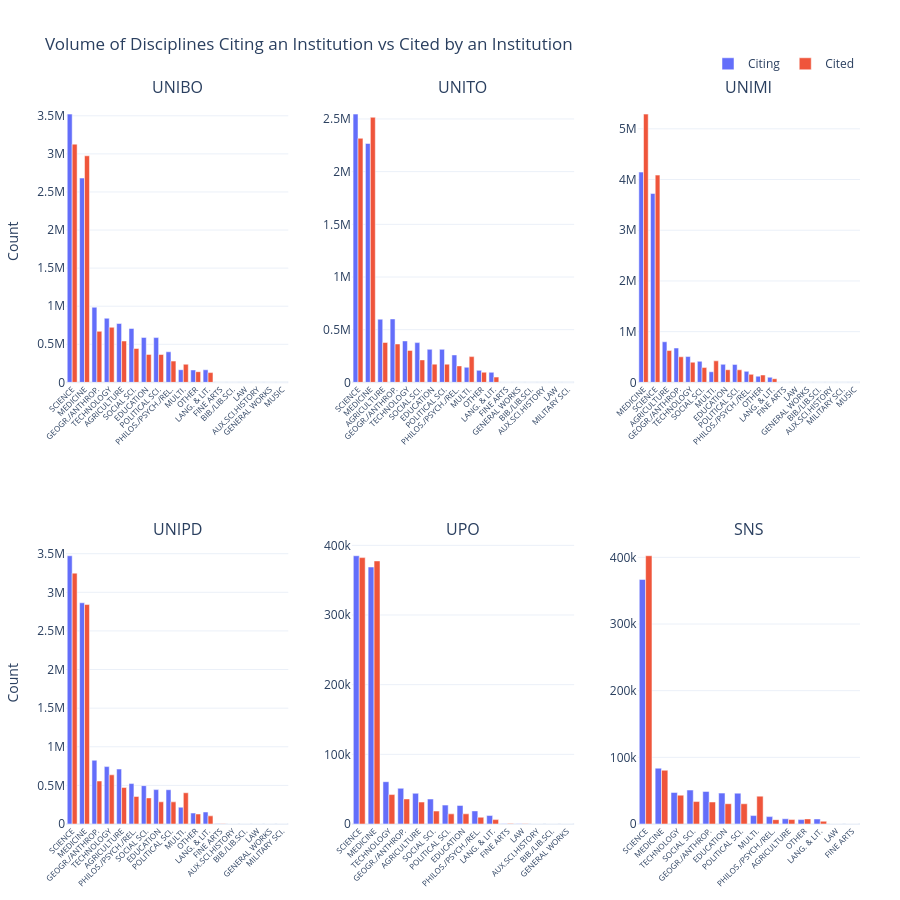

Notebook code for this chart:
### Markdown cell above
### Grouped Bar Chart

The same data as the Butterfly Chart, displayed as grouped vertical bars. This view makes it easier to compare absolute counts between Citing (blue) and Cited (red) for each discipline within a single institution.

### Code cell
import plotly.graph_objects as go
from plotly.subplots import make_subplots

ROWS, COLS = 2, 3

fig = make_subplots(
    rows=ROWS, cols=COLS,
    subplot_titles=INSTITUTIONS,
    horizontal_spacing=0.08,
    vertical_spacing=0.22,
)

show_legend = True

for idx, inst in enumerate(INSTITUTIONS):
    row = idx // COLS + 1
    col = idx % COLS  + 1

    if inst_col is None or inst not in df_prof[inst_col].values:
        fig.add_trace(go.Bar(x=[], y=[], showlegend=False), row=row, col=col)
        fig.add_annotation(
            text="No data",
            xref=f"x{idx + 1} domain", yref=f"y{idx + 1} domain",
            x=0.5, y=0.5, showarrow=False,
            font=dict(size=14, color="gray"),
        )
        continue

    subset = df_prof[df_prof[inst_col] == inst]
    agg = (
        subset.groupby(discipline_col)[[citing_col, cited_col]]
        .sum().reset_index()
    )
    agg["total"]      = agg[citing_col] + agg[cited_col]
    agg               = agg.sort_values("total", ascending=False).reset_index(drop=True)
    agg["disc_label"] = agg[discipline_col].map(lambda x: DISC_SHORT.get(x, x))

    fig.add_trace(go.Bar(
        x=agg["disc_label"], y=agg[citing_col],
        name="Citing", legendgroup="citing",
        showlegend=show_legend, marker_color=COLORS["citing"],
        hovertemplate="%{x}<br>Citing: %{y:,}<extra></extra>",
    ), row=row, col=col)

    fig.add_trace(go.Bar(
        x=agg["disc_label"], y=agg[cited_col],
        name="Cited", legendgroup="cited",
        showlegend=show_legend, marker_color=COLORS["cited"],
        hovertemplate="%{x}<br>Cited: %{y:,}<extra></extra>",
    ), row=row, col=col)

    show_legend = False

    fig.update_xaxes(tickangle=-45, tickfont=dict(size=8), row=row, col=col)
    fig.update_yaxes(title_text="Count" if col == 1 else "", row=row, col=col)

fig.update_layout(
    title_text="Volume of Disciplines Citing an Institution vs Cited by an Institution",
    barmode="group",
    height=900,
    legend=dict(orientation="h", yanchor="bottom", y=1.03, xanchor="right", x=1),
    margin=dict(l=60, r=40, t=100, b=40),
    template="plotly_white",
)
fig.show()

### Figure 1 — Plotly figure (JSON) as saved in the notebook; plotly's stock layout.template omitted (floating-point values rounded to 4 significant figures)
{"data": [{"hovertemplate": "%{x}<br>Citing: %{y:,}<extra></extra>", "legendgroup": "citing", "marker": {"color": "#636EFA"}, "name": "Citing", "showlegend": true, "type": "bar", "x": ["SCIENCE", "MEDICINE", "GEOGR./ANTHROP.", "TECHNOLOGY", "AGRICULTURE", "SOCIAL SCI.", "EDUCATION", "POLITICAL SCI.", "PHILOS./PSYCH./REL.", "MULTI.", "OTHER", "LANG. & LIT.", "FINE ARTS", "BIB./LIB.SCI.", "LAW", "AUX.SCI.HISTORY", "GENERAL WORKS", "MUSIC"], "xaxis": "x", "y": [3522137, 2682452, 986353, 841920, 772599, 707527, 589718, 588148, 401405, 166069, 162863, 165089, 2006, 814, 147, 422, 187, 117], "yaxis": "y"}, {"hovertemplate": "%{x}<br>Cited: %{y:,}<extra></extra>", "legendgroup": "cited", "marker": {"color": "#EF553B"}, "name": "Cited", "showlegend": true, "type": "bar", "x": ["SCIENCE", "MEDICINE", "GEOGR./ANTHROP.", "TECHNOLOGY", "AGRICULTURE", "SOCIAL SCI.", "EDUCATION", "POLITICAL SCI.", "PHILOS./PSYCH./REL.", "MULTI.", "OTHER", "LANG. & LIT.", "FINE ARTS", "BIB./LIB.SCI.", "LAW", "AUX.SCI.HISTORY", "GENERAL WORKS", "MUSIC"], "xaxis": "x", "y": [3127821, 2974703, 670033, 723158, 543070, 444638, 366814, 365700, 279119, 238055, 139925, 128296, 2194, 800, 657, 131, 121, 4], "yaxis": "y"}, {"hovertemplate": "%{x}<br>Citing: %{y:,}<extra></extra>", "legendgroup": "citing", "marker": {"color": "#636EFA"}, "name": "Citing", "showlegend": false, "type": "bar", "x": ["SCIENCE", "MEDICINE", "AGRICULTURE", "GEOGR./ANTHROP.", "TECHNOLOGY", "SOCIAL SCI.", "EDUCATION", "POLITICAL SCI.", "PHILOS./PSYCH./REL.", "MULTI.", "OTHER", "LANG. & LIT.", "FINE ARTS", "GENERAL WORKS", "BIB./LIB.SCI.", "AUX.SCI.HISTORY", "LAW", "MILITARY SCI."], "xaxis": "x2", "y": [2545958, 2267258, 599622, 601883, 392993, 377350, 313754, 313289, 260313, 143256, 113800, 95245, 1500, 491, 501, 325, 99, 73], "yaxis": "y2"}, {"hovertemplate": "%{x}<br>Cited: %{y:,}<extra></extra>", "legendgroup": "cited", "marker": {"color": "#EF553B"}, "name": "Cited", "showlegend": false, "type": "bar", "x": ["SCIENCE", "MEDICINE", "AGRICULTURE", "GEOGR./ANTHROP.", "TECHNOLOGY", "SOCIAL SCI.", "EDUCATION", "POLITICAL SCI.", "PHILOS./PSYCH./REL.", "MULTI.", "OTHER", "LANG. & LIT.", "FINE ARTS", "GENERAL WORKS", "BIB./LIB.SCI.", "AUX.SCI.HISTORY", "LAW", "MILITARY SCI."], "xaxis": "x2", "y": [2316321, 2515830, 378426, 364318, 303482, 213205, 173007, 172544, 156212, 244444, 96144, 49867, 2092, 369, 305, 106, 169, 22], "yaxis": "y2"}, {"hovertemplate": "%{x}<br>Citing: %{y:,}<extra></extra>", "legendgroup": "citing", "marker": {"color": "#636EFA"}, "name": "Citing", "showlegend": false, "type": "bar", "x": ["MEDICINE", "SCIENCE", "AGRICULTURE", "GEOGR./ANTHROP.", "TECHNOLOGY", "SOCIAL SCI.", "MULTI.", "EDUCATION", "POLITICAL SCI.", "PHILOS./PSYCH./REL.", "OTHER", "LANG. & LIT.", "FINE ARTS", "LAW", "GENERAL WORKS", "BIB./LIB.SCI.", "AUX.SCI.HISTORY", "MILITARY SCI.", "MUSIC"], "xaxis": "x3", "y": [4146138, 3723831, 800925, 677126, 509075, 415143, 209096, 355710, 354379, 216821, 121460, 100642, 1518, 591, 317, 311, 226, 76, 67], "yaxis": "y3"}, {"hovertemplate": "%{x}<br>Cited: %{y:,}<extra></extra>", "legendgroup": "cited", "marker": {"color": "#EF553B"}, "name": "Cited", "showlegend": false, "type": "bar", "x": ["MEDICINE", "SCIENCE", "AGRICULTURE", "GEOGR./ANTHROP.", "TECHNOLOGY", "SOCIAL SCI.", "MULTI.", "EDUCATION", "POLITICAL SCI.", "PHILOS./PSYCH./REL.", "OTHER", "LANG. & LIT.", "FINE ARTS", "LAW", "GENERAL WORKS", "BIB./LIB.SCI.", "AUX.SCI.HISTORY", "MILITARY SCI.", "MUSIC"], "xaxis": "x3", "y": [5289898, 4086841, 627026, 504168, 396944, 291709, 424489, 248918, 247855, 157855, 144957, 72274, 3867, 1231, 433, 306, 131, 46, 0], "yaxis": "y3"}, {"hovertemplate": "%{x}<br>Citing: %{y:,}<extra></extra>", "legendgroup": "citing", "marker": {"color": "#636EFA"}, "name": "Citing", "showlegend": false, "type": "bar", "x": ["SCIENCE", "MEDICINE", "GEOGR./ANTHROP.", "TECHNOLOGY", "AGRICULTURE", "PHILOS./PSYCH./REL.", "SOCIAL SCI.", "EDUCATION", "POLITICAL SCI.", "MULTI.", "OTHER", "LANG. & LIT.", "FINE ARTS", "AUX.SCI.HISTORY", "BIB./LIB.SCI.", "LAW", "GENERAL WORKS", "MILITARY SCI."], "xaxis": "x4", "y": [3473353, 2864034, 825657, 743292, 711507, 523505, 496581, 445312, 443932, 217441, 141850, 155390, 2180, 372, 256, 191, 33, 36], "yaxis": "y4"}, {"hovertemplate": "%{x}<br>Cited: %{y:,}<extra></extra>", "legendgroup": "cited", "marker": {"color": "#EF553B"}, "name": "Cited", "showlegend": false, "type": "bar", "x": ["SCIENCE", "MEDICINE", "GEOGR./ANTHROP.", "TECHNOLOGY", "AGRICULTURE", "PHILOS./PSYCH./REL.", "SOCIAL SCI.", "EDUCATION", "POLITICAL SCI.", "MULTI.", "OTHER", "LANG. & LIT.", "FINE ARTS", "AUX.SCI.HISTORY", "BIB./LIB.SCI.", "LAW", "GENERAL WORKS", "MILITARY SCI."], "xaxis": "x4", "y": [3248289, 2841492, 556575, 636725, 472137, 356183, 338020, 287227, 286570, 404687, 129198, 105420, 3630, 245, 258, 73, 98, 13], "yaxis": "y4"}, {"hovertemplate": "%{x}<br>Citing: %{y:,}<extra></extra>", "legendgroup": "citing", "marker": {"color": "#636EFA"}, "name": "Citing", "showlegend": false, "type": "bar", "x": ["SCIENCE", "MEDICINE", "TECHNOLOGY", "GEOGR./ANTHROP.", "AGRICULTURE", "SOCIAL SCI.", "POLITICAL SCI.", "EDUCATION", "PHILOS./PSYCH./REL.", "LANG. & LIT.", "FINE ARTS", "LAW", "AUX.SCI.HISTORY", "BIB./LIB.SCI.", "GENERAL WORKS"], "xaxis": "x5", "y": [385027, 368833, 60734, 51256, 44054, 35861, 27115, 26628, 18781, 12134, 366, 270, 21, 8, 0], "yaxis": "y5"}, {"hovertemplate": "%{x}<br>Cited: %{y:,}<extra></extra>", "legendgroup": "cited", "marker": {"color": "#EF553B"}, "name": "Cited", "showlegend": false, "type": "bar", "x": ["SCIENCE", "MEDICINE", "TECHNOLOGY", "GEOGR./ANTHROP.", "AGRICULTURE", "SOCIAL SCI.", "POLITICAL SCI.", "EDUCATION", "PHILOS./PSYCH./REL.", "LANG. & LIT.", "FINE ARTS", "LAW", "AUX.SCI.HISTORY", "BIB./LIB.SCI.", "GENERAL WORKS"], "xaxis": "x5", "y": [382351, 377579, 42245, 35979, 31511, 18566, 14541, 14609, 9713, 6281, 849, 291, 35, 0, 6], "yaxis": "y5"}, {"hovertemplate": "%{x}<br>Citing: %{y:,}<extra></extra>", "legendgroup": "citing", "marker": {"color": "#636EFA"}, "name": "Citing", "showlegend": false, "type": "bar", "x": ["SCIENCE", "MEDICINE", "TECHNOLOGY", "SOCIAL SCI.", "GEOGR./ANTHROP.", "EDUCATION", "POLITICAL SCI.", "MULTI.", "PHILOS./PSYCH./REL.", "AGRICULTURE", "OTHER", "LANG. & LIT.", "LAW", "FINE ARTS"], "xaxis": "x6", "y": [366792, 83731, 47322, 50919, 48865, 46335, 46273, 12640, 11090, 7850, 6606, 7537, 118, 93], "yaxis": "y6"}, {"hovertemplate": "%{x}<br>Cited: %{y:,}<extra></extra>", "legendgroup": "cited", "marker": {"color": "#EF553B"}, "name": "Cited", "showlegend": false, "type": "bar", "x": ["SCIENCE", "MEDICINE", "TECHNOLOGY", "SOCIAL SCI.", "GEOGR./ANTHROP.", "EDUCATION", "POLITICAL SCI.", "MULTI.", "PHILOS./PSYCH./REL.", "AGRICULTURE", "OTHER", "LANG. & LIT.", "LAW", "FINE ARTS"], "xaxis": "x6", "y": [402383, 80614, 43267, 33677, 32985, 30425, 30352, 41791, 6510, 6654, 7679, 4160, 60, 79], "yaxis": "y6"}], "layout": {"annotations": [{"font": {"size": 16}, "showarrow": false, "text": "UNIBO", "x": 0.14, "xanchor": "center", "xref": "paper", "y": 1, "yanchor": "bottom", "yref": "paper"}, {"font": {"size": 16}, "showarrow": false, "text": "UNITO", "x": 0.5, "xanchor": "center", "xref": "paper", "y": 1, "yanchor": "bottom", "yref": "paper"}, {"font": {"size": 16}, "showarrow": false, "text": "UNIMI", "x": 0.86, "xanchor": "center", "xref": "paper", "y": 1, "yanchor": "bottom", "yref": "paper"}, {"font": {"size": 16}, "showarrow": false, "text": "UNIPD", "x": 0.14, "xanchor": "center", "xref": "paper", "y": 0.39, "yanchor": "bottom", "yref": "paper"}, {"font": {"size": 16}, "showarrow": false, "text": "UPO", "x": 0.5, "xanchor": "center", "xref": "paper", "y": 0.39, "yanchor": "bottom", "yref": "paper"}, {"font": {"size": 16}, "showarrow": false, "text": "SNS", "x": 0.86, "xanchor": "center", "xref": "paper", "y": 0.39, "yanchor": "bottom", "yref": "paper"}], "barmode": "group", "height": 900, "legend": {"orientation": "h", "x": 1, "xanchor": "right", "y": 1.03, "yanchor": "bottom"}, "margin": {"b": 40, "l": 60, "r": 40, "t": 100}, "title": {"text": "Volume of Disciplines Citing an Institution vs Cited by an Institution"}, "xaxis": {"anchor": "y", "domain": [0, 0.28], "tickangle": -45, "tickfont": {"size": 8}}, "xaxis2": {"anchor": "y2", "domain": [0.36, 0.64], "tickangle": -45, "tickfont": {"size": 8}}, "xaxis3": {"anchor": "y3", "domain": [0.72, 1], "tickangle": -45, "tickfont": {"size": 8}}, "xaxis4": {"anchor": "y4", "domain": [0, 0.28], "tickangle": -45, "tickfont": {"size": 8}}, "xaxis5": {"anchor": "y5", "domain": [0.36, 0.64], "tickangle": -45, "tickfont": {"size": 8}}, "xaxis6": {"anchor": "y6", "domain": [0.72, 1], "tickangle": -45, "tickfont": {"size": 8}}, "yaxis": {"anchor": "x", "domain": [0.61, 1], "title": {"text": "Count"}}, "yaxis2": {"anchor": "x2", "domain": [0.61, 1], "title": {"text": ""}}, "yaxis3": {"anchor": "x3", "domain": [0.61, 1], "title": {"text": ""}}, "yaxis4": {"anchor": "x4", "domain": [0, 0.39], "title": {"text": "Count"}}, "yaxis5": {"anchor": "x5", "domain": [0, 0.39], "title": {"text": ""}}, "yaxis6": {"anchor": "x6", "domain": [0, 0.39], "title": {"text": ""}}}}
